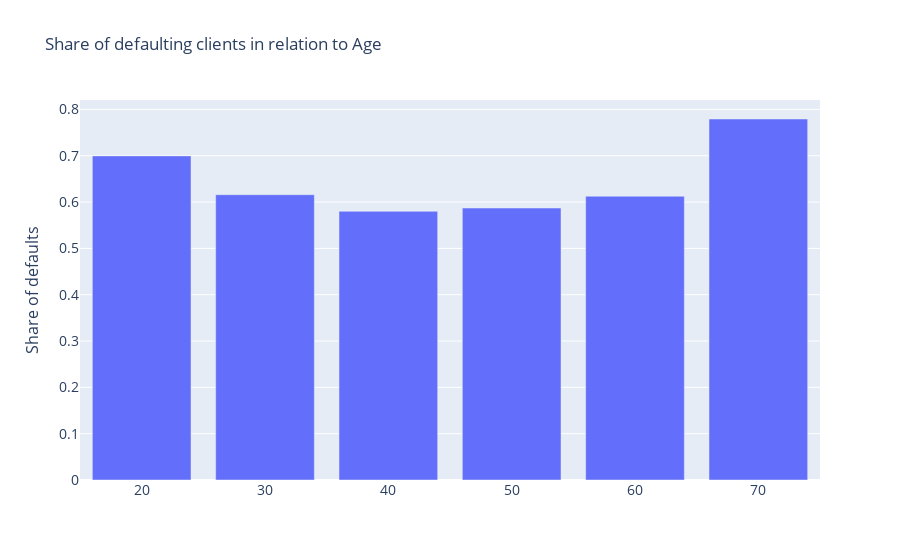

Here is the notebook cell this chart was saved with:
### Code cell
df_grouped["date_bucket"] = pd.cut(df_grouped.payment_date,20)
df_grouped["date_bucket"]=df_grouped["date_bucket"].apply(lambda x:x.right)
df_age_groups=df_grouped.groupby("age_dec")[key_KPIs].mean().reset_index()


fig = go.Figure([go.Bar(x=df_age_groups.age_dec, y=df_age_groups.is_default)])
fig.update_layout(
    title='Share of defaulting clients in relation to Age',
    xaxis_tickfont_size=14,
    yaxis=dict(
        title='Share of defaults',
        titlefont_size=16,
        tickfont_size=14))



df_age_groups=df_grouped.groupby(["age_dec","sex"])[key_KPIs].mean().reset_index()

### Figure 1 — Plotly figure (JSON) as saved in the notebook; plotly's stock layout.template omitted (floating-point values rounded to 4 significant figures)
{"data": [{"type": "bar", "x": [20, 30, 40, 50, 60, 70], "y": [0.6997, 0.6159, 0.58, 0.5871, 0.6126, 0.7793]}], "layout": {"title": {"text": "Share of defaulting clients in relation to Age"}, "xaxis": {"tickfont": {"size": 14}}, "yaxis": {"tickfont": {"size": 14}, "title": {"font": {"size": 16}, "text": "Share of defaults"}}}}
